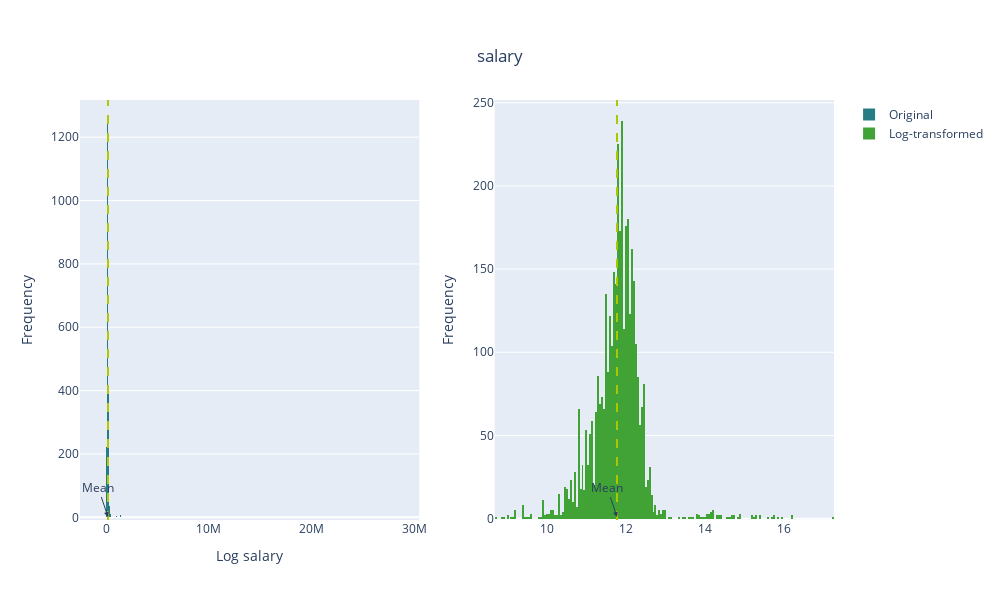

Notebook source saved alongside this figure:
### Code cell
salary_plot(df, "salary", 1000, 600)

### Figure 1 — Plotly figure (JSON) as saved in the notebook; plotly's stock layout.template omitted (floating-point values rounded to 4 significant figures; data arrays with more than 128 entries replaced by an {"elided": "..."} marker saying what was removed)
{"data": [{"marker": {"color": "#267c84"}, "name": "Original", "type": "histogram", "x": {"elided": "3755 int values"}, "xaxis": "x", "yaxis": "y"}, {"marker": {"color": "#41a236"}, "name": "Log-transformed", "type": "histogram", "x": {"elided": "3755 float values"}, "xaxis": "x2", "yaxis": "y2"}], "layout": {"annotations": [{"arrowhead": 2, "showarrow": true, "text": "Mean", "x": 190700.0, "xref": "x", "y": 1, "yref": "y"}, {"arrowhead": 2, "showarrow": true, "text": "Mean", "x": 11.78, "xref": "x2", "y": 1, "yref": "y2"}], "height": 600, "legend": {}, "shapes": [{"line": {"color": "#b2c805", "dash": "dash"}, "type": "line", "x0": 190700.0, "x1": 190700.0, "xref": "x", "y0": 0, "y1": 1, "yref": "y domain"}, {"line": {"color": "#abc603", "dash": "dash"}, "type": "line", "x0": 11.78, "x1": 11.78, "xref": "x2", "y0": 0, "y1": 1, "yref": "y2 domain"}], "title": {"text": "salary", "x": 0.5, "xanchor": "center", "yanchor": "top"}, "width": 1000, "xaxis": {"anchor": "y", "domain": [0, 0.45], "title": {"text": "Log salary"}}, "xaxis2": {"anchor": "y2", "domain": [0.55, 1]}, "yaxis": {"anchor": "x", "domain": [0, 1], "title": {"text": "Frequency"}}, "yaxis2": {"anchor": "x2", "domain": [0, 1], "title": {"text": "Frequency"}}}}
